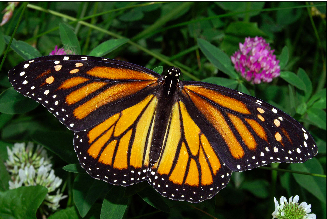
#> input picture PA_2/Images/image1.jpg, 327 x 219 px
$ jupyter execute --allow-errors Image_Segmentation.ipynb
#> lines starting #> are read from the running program, lines starting #| are printed output that depends on the picture
[cell 1]
import matplotlib.pyplot as plt
from collections import Counter
from PIL import Image
import numpy as np
import math
import cv2
import os
from scipy.linalg import eigh
from sklearn.cluster import KMeans

[cell 2]
def downsample(image , n, m):
    scaling_factorx = n / image.shape[1]
    scaling_factory = m / image.shape[0]

    resized_image = cv2.resize(image, None, fx=scaling_factorx, fy=scaling_factory , interpolation=cv2.INTER_AREA)

    return resized_image

[cell 3]
image1 = cv2.imread('./Images/image1.jpg')
#> image1 is the input picture: shape (219, 327, 3); mean B, G, R 29.6, 65.8, 63.8
image1 = cv2.cvtColor(image1, cv2.COLOR_BGR2RGB)

image2 = cv2.imread('./Images/image2.jpg')
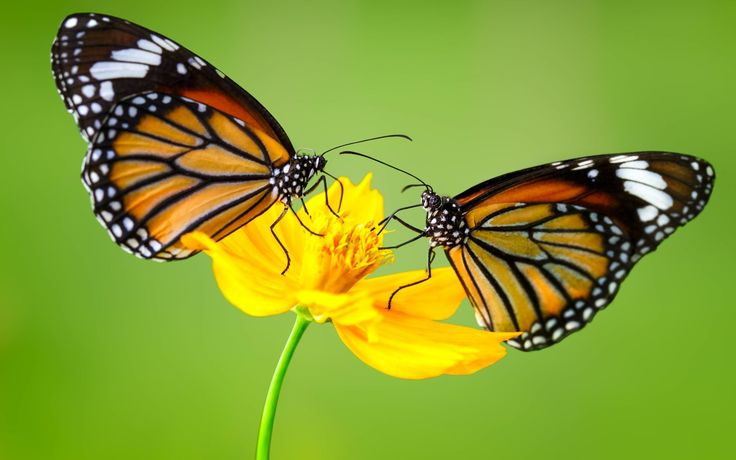
#> input picture PA_2/Images/image2.jpg, 736 x 460 px
#> image2 is the input picture: shape (460, 736, 3); mean B, G, R 46.8, 157.5, 133.7
image2 = cv2.cvtColor(image2, cv2.COLOR_BGR2RGB)

print(image1.shape,image2.shape)
#| (219, 327, 3) (460, 736, 3)

[cell 4]
fig = plt.figure(figsize=(12,10),facecolor='black')

fig.add_subplot(1,2,1)
plt.imshow(image1)
fig.add_subplot(1,2,2)
plt.imshow(image2)

plt.show()
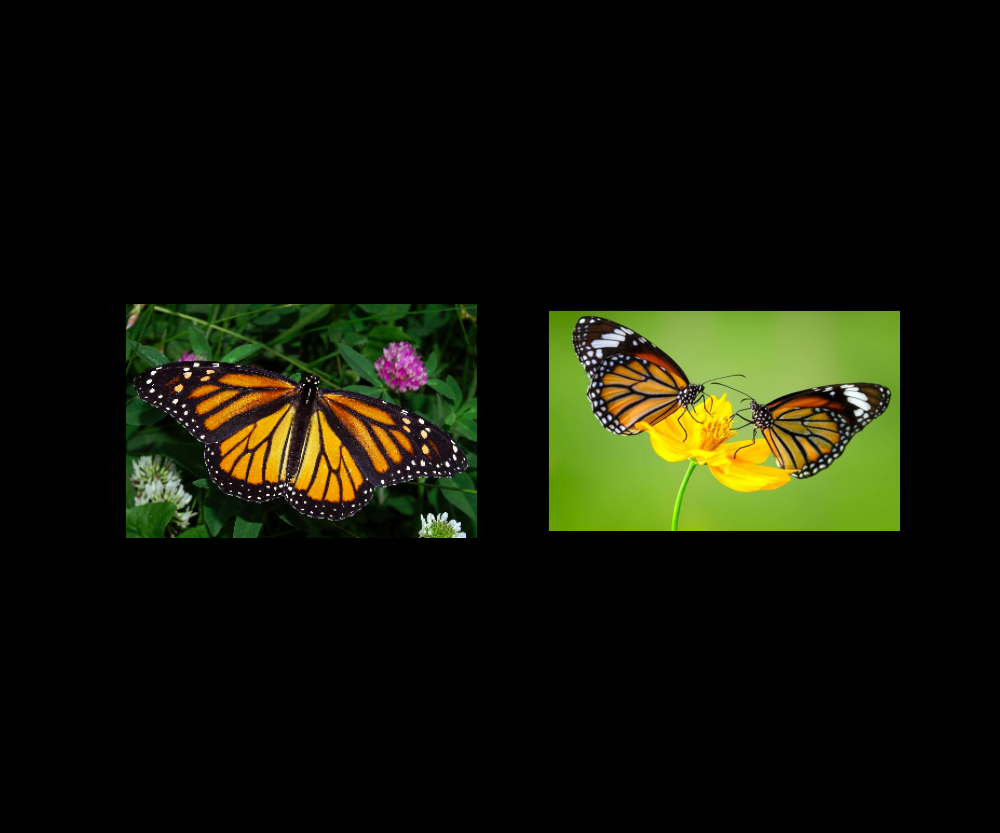
#> figure drawn by matplotlib, 2 panels

### K-Means

[cell 5]
def kmeans_segmentation(image_to_be_segmented, k, eps):
    image = image_to_be_segmented.copy()

    # Converting pixel values to float32
    pixel_values = np.float32(image.reshape((-1,3)))

    # Applying KMeans and getting back tuple of results (total min sq distance attained form centroids, labels, centers)
    return_val1, labels, centers = cv2.kmeans(data=pixel_values,
                                              K=k,
                                              bestLabels=None,
                                              criteria=(cv2.TERM_CRITERIA_MAX_ITER + cv2.TERM_CRITERIA_EPS,1000,eps),
                                              attempts=10,
                                              flags=cv2.KMEANS_RANDOM_CENTERS)

    # Centers have to be of type non negative int
    centers = np.uint8(centers)

    segmented_data = centers[labels.flatten()]

    segmented_image = segmented_data.reshape((image.shape))

    return segmented_image

### Kmeans on Original Images

#> (a cell that did not finish here is left out)

#### Downsampling Images for Ratio-Cut

[cell 7]
image1_64x64 = downsample(image1, 64, 64)
#> in downsample, `resized_image = cv2.resize(image, None, fx=scaling_factorx, fy=scaling..`:
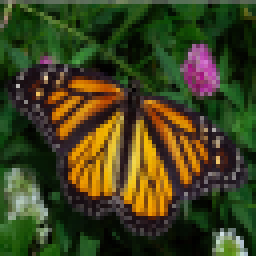
#> resized_image: shape (64, 64, 3) (shown 4 times larger); mean R, G, B 63.8, 65.8, 29.6
image2_64x64 = downsample(image2, 64, 64)
#> call 2 of downsample, with n = 64, m = 64
#> in downsample (call 2), `resized_image = cv2.resize(image, None, fx=scaling_factorx, fy=scaling..`:
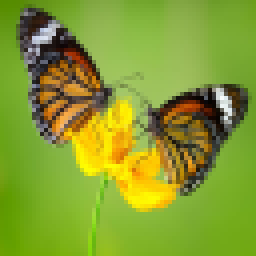
#> resized_image: shape (64, 64, 3) (shown 4 times larger); mean R, G, B 133.7, 157.5, 46.8

### Original Images after Downsampling

[cell 8]
fig = plt.figure(figsize=(12,10),facecolor='gray')

fig.add_subplot(1,2,1)
plt.title('Image-1 Resized to 64x64')
plt.imshow(image1_64x64)

fig.add_subplot(1,2,2)
plt.title('Image-2 Resized to 64x64')
plt.imshow(image2_64x64)

plt.show()

[cell 9]
image1_64x64 = np.int32(image1_64x64)
image2_64x64 = np.int32(image2_64x64)

[cell 10]
image1_64x64_flattened = image1_64x64.reshape((-1,3))
image2_64x64_flattened = image2_64x64.reshape((-1,3))

[cell 11]
# [57 lines left out: functions calculate_adj_matrix, ratio_cut_clustering, not called in this run]

### For Image-1

#> (a cell that did not finish here is left out)

segmented_image1_6_clusters_kmeans = kmeans_segmentation(image_to_be_segmented=image1_64x64,k=6,eps=0.85)

W_img1_3_clusters=calculate_adj_matrix(image1_64x64_flattened,sigma_sq=900,lambda_val=0.01)
segmented_image1_3_clusters_ratio_cut = ratio_cut_clustering(image=image1_64x64_flattened,
                                                             W=W_img1_3_clusters,
                                                             k=3,
                                                             eps=0.00028)

W_img1_6_clusters=calculate_adj_matrix(image1_64x64_flattened,sigma_sq=1225,lambda_val=0.01)
segmented_image1_6_clusters_ratio_cut = ratio_cut_clustering(image=image1_64x64_flattened,
                                                             W=W_img1_6_clusters,
                                                             k=6,
                                                             eps=0.0028)

fig = plt.figure(figsize=(12,10),facecolor='gray')

fig.add_subplot(2,3,1)
plt.title('Original Image')
plt.imshow(image1_64x64)

fig.add_subplot(2,3,2)
plt.title('K-Means - 3 Clusters')
plt.imshow(segmented_image1_3_clusters_kmeans)

fig.add_subplot(2,3,3)
plt.title('Ratio-Cut - 3 Clusters')
plt.imshow(segmented_image1_3_clusters_ratio_cut)

fig.add_subplot(2,3,4)
plt.title('Original Image')
plt.imshow(image1_64x64)

fig.add_subplot(2,3,5)
plt.title('K-Means - 6 Clusters')
plt.imshow(segmented_image1_6_clusters_kmeans)

fig.add_subplot(2,3,6)
plt.title('Ratio-Cut - 6 Clusters')
plt.imshow(segmented_image1_6_clusters_ratio_cut)

### For Image-2

#> (a cell that did not finish here is left out)
